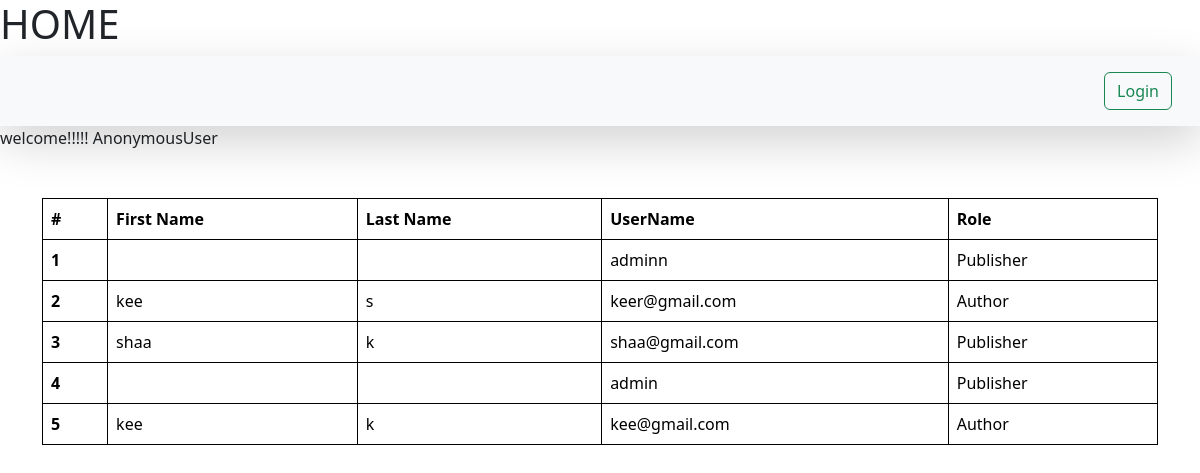
Page /view-users/ on the committed database.
### article/models.py (models this page shows)
class User(AbstractUser):
    is_author = models.BooleanField(default=False)
    is_publisher = models.BooleanField(default=False)

### article/views.py (the view)
# urls.py: path('view-users/',viewUsers,name ="viewUsers"),
def viewUsers(request):
    queryset= User.objects.all()
    print(queryset)
    context = {'users': queryset}
    return render(request, "viewUsers.html",context)

### article/templates/viewUsers.html (shortened to what this page needs)
{% extends "base.html" %}
{% block start %}
{{request.user}}
<div class="container mt-5">
<table class="table mt-5">
    <thead>
      <tr>
        <th scope="col">#</th>
        <th scope="col">First Name </th>
        <th scope="col">Last Name</th>
        <th scope="col">UserName</th>
        <th scope="col">Role </th>
      </tr>
    </thead>
    <tbody>
      {% for user in users %}
      <tr>
        <th scope="row">{{forloop.counter}}</th>
        <td>{{user.first_name}}</td>
        <td>{{user.last_name}}</td>
        <td>{{user.username}}</td>
        <td>
 {% with result=user.is_author|yesno:"Author,Publisher" %}
            {{ result }}
            {% endwith %}
        </td>
      </tr>
      {% endfor %}
    </tbody>
  </table>
</div>
  {% endblock %}

### article/templates/base.html (style rules this page uses)
table , th,td { border:1px solid black }

### rows in the picture
User: username "adminn", user "Publisher"
User: first_name "kee", last_name "s", username "keer@gmail.com", user "Author"
User: first_name "shaa", last_name "k", username "shaa@gmail.com", user "Publisher"
User: username "admin", user "Publisher"
User: first_name "kee", last_name "k", username "kee@gmail.com", user "Author"

### other values in the picture
{{ request.user }} "AnonymousUser"
